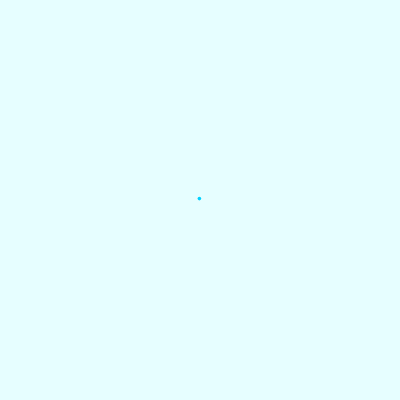
Frame 1 (no input)
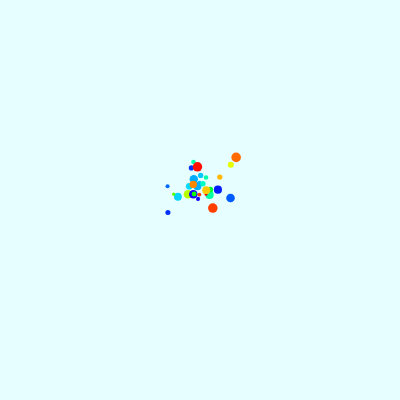
Frame 60 (no input)
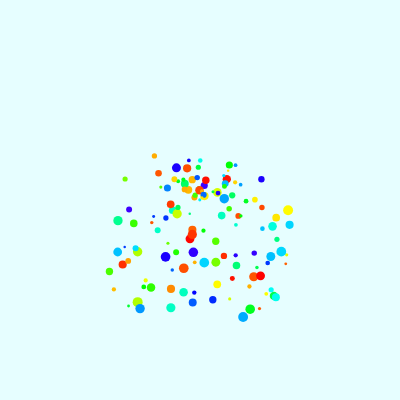
Frame 120 (the mouse pressed at the canvas centre since frame 60)

The p5.js sketch that drew these frames (run headless with seeded random() and noise() and a simulated clock; from frame 60 on, the mouse is pressed at the canvas centre):

// p5.js sketch
// ── sketch.js
let confettis = [];
let numConfetti = 100;

let backgroundHue;

function setup() {
  createCanvas(400, 400);
  colorMode(HSB);
  
  backgroundHue = random(255);
  
}

function draw() {
  background(backgroundHue, 10, 190);
  
  confettis.push(new Confetti(width/2, height/2))
  
  for(let i = 0; i < confettis.length; i++){
    confettis[i].update();
    confettis[i].display();
  }
  
  if (confettis.length > 30) {
    let index = 0; 
    confettis.splice(index, 1);
  }
}

class Confetti{
  constructor(startX, startY){
    this.x = startX;
    this.y = startY;
    this.size = random(2, 10);
    this.c = color(random(255), 255, 255);
    
    this.speedX = random(-2, 2);
    this.speedY = random(-1, -3);
    
  }
  update(){
    this.x+=this.speedX;
    this.y+=this.speedY;
    // Gravity affect the y speed:
    this.speedY += 0.1;
    // xspeed gets smaller and smaller:
    this.speedX *= 0.99
  }
  display(){

    
    push();
    translate(this.x, this.y);

      fill(this.c)
      noStroke();
      circle(0, 0, this.size);
    
    pop();
  }
}

function mousePressed(){
  for(let i = 0; i < numConfetti; i++){
    confettis.push(new Confetti(mouseX, mouseY))
  }
}
